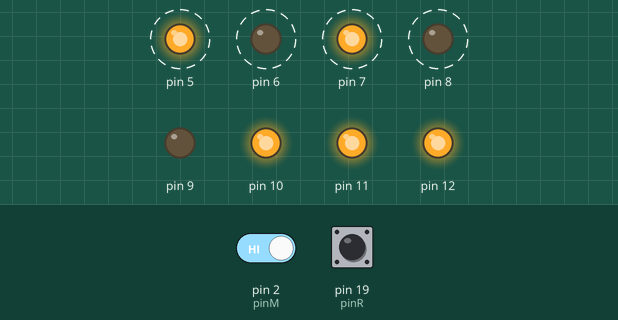
Recording of a sketch running on a simulated Arduino Uno, built with avr-gcc and run on an emulated ATmega328P. On the bench: output pins drawn as LEDs (lit = HIGH). Dashed ring = blinking. The inputs (shaded band) are chosen by the test bench; at power-on: pin 2 (pinM) HIGH, pin 19 (pinR) LOW.

Above: at 1.26 s.
1.3 s: pin 2 (pinM) driven LOW
At 3.3 s:
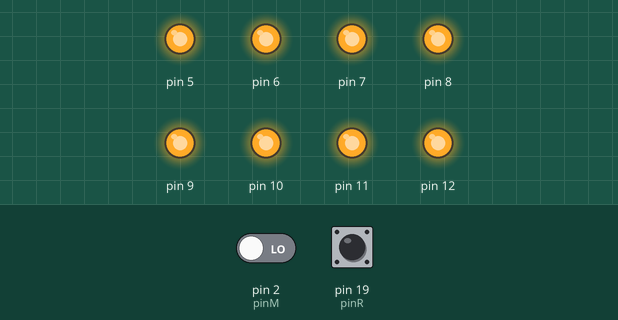
4.3 s: pin 19 (pinR) driven HIGH
At 5.3 s:
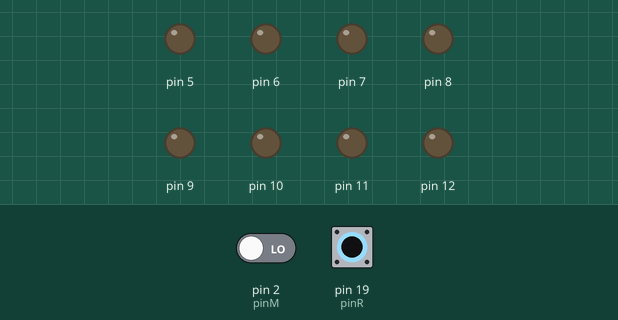
5.8 s: pin 19 (pinR) driven LOW
At 6.51 s:
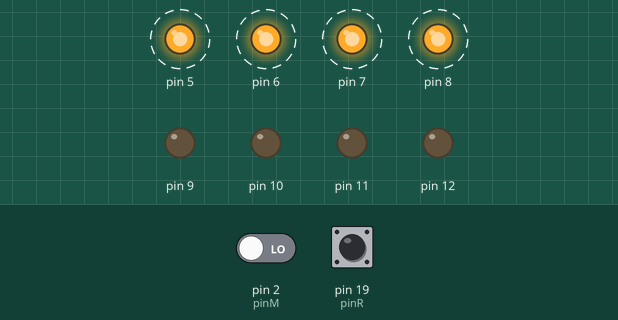
8.8 s: pin 2 (pinM) driven HIGH
At 9.42 s:
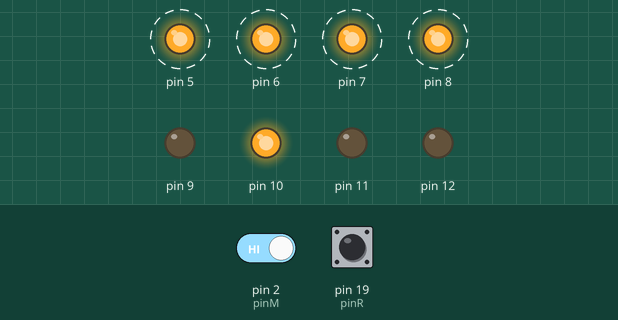
11.8 s: pin 19 (pinR) pulsed HIGH 2 times (0.12 s each, 0.3 s apart)
At 11.97 s:
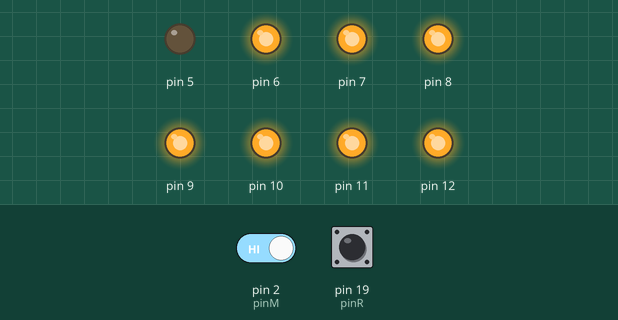
Timing chart, 0 to 25.1 s (numbered marks = the images above; inputs shaded):
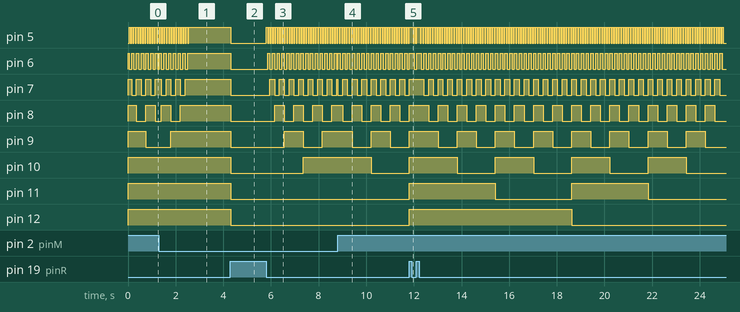

Measured:
- after the input at 1.3 s, pin 5: goes on until 2.6 s, then stays HIGH; pin 10: stays HIGH (without the input it goes to LOW after 0.25 s); pin 11: stays HIGH (without the input it goes to LOW after 1.9 s)
- after the input at 4.3 s, pin 5–12: HIGH → LOW at once
- after the input at 5.8 s, pin 5: alternates HIGH for 0.05 s and LOW for 0.05 s, starting at once; pin 6: alternates HIGH for 0.10 s and LOW for 0.10 s, starting after 0.06 s
- after the input at 8.8 s, pin 11: stays LOW (without the input it goes to HIGH after 0.16 s)
- after the input at 11.8 s, pin 5: goes HIGH 0.15 s, LOW 0.05 s, HIGH 0.05 s, LOW 0.05 s, HIGH 0.15 s, 127 × (LOW 0.05 s, HIGH 0.05 s), then LOW, starting at once; pin 6: goes HIGH 0.20 s, LOW 0.10 s, HIGH 0.20 s, 63 × (LOW 0.10 s, HIGH 0.10 s), then LOW, starting at once
- by itself, pin 5: alternates HIGH for 0.05 s and LOW for 0.05 s
- by itself, pin 6: alternates HIGH for 0.10 s and LOW for 0.10 s, 13 changes in all, then stays HIGH
- by itself, pin 7: alternates HIGH for 0.20 s and LOW for 0.20 s, 6 changes in all, then stays HIGH

The sketch:

Programa_B.ino
```cpp
int pinM=2;
int pinR=19;
int decimal_count;
void setup()
{
    int i;
    pinMode(pinM,0);    //      PIN PARA EL MODO DE OPERACION
    pinMode(pinR,0);    //      PIN PARA HACER EL RESET
    for(i=5; i<13; i++)
        pinMode(i,1);       //  LEDS DE SALIDA
    int M=digitalRead(pinM);
    if(M == 0)
      decimal_count=0;
    if(M == 1)
      decimal_count=255;
}

void loop()
{
    int i;
    int M=digitalRead(pinM);    //  LEEMOS MODO DE OPERACION        M = 1 DOWN      M = 0 UP
    int R=digitalRead(pinR);    //  LEEMOS RESET
    int binary_count[8];


    if( R == 1)
    {
        if( M == 0)
            decimal_count=0;
        if( M == 1)
            decimal_count=255;

    }
    else
    {
        if(M == 0 && decimal_count<255)
            decimal_count++;
        if(M == 1 && decimal_count>0)
            decimal_count--;
    }


    decimal2binary(decimal_count,binary_count);

    for(i=5; i<13; i++)
        digitalWrite(i,binary_count[i-5]);

    delay(50);

}


void decimal2binary(int decimalnumber, int *binarynumber)
{
    int i=0;
    for(i=0;i<8;i++){
      binarynumber[i]=0;
    }
    i=0;
    while(decimalnumber>0)
    {
        binarynumber[i++]=decimalnumber%2;
        decimalnumber/=2;
    }


}
```
